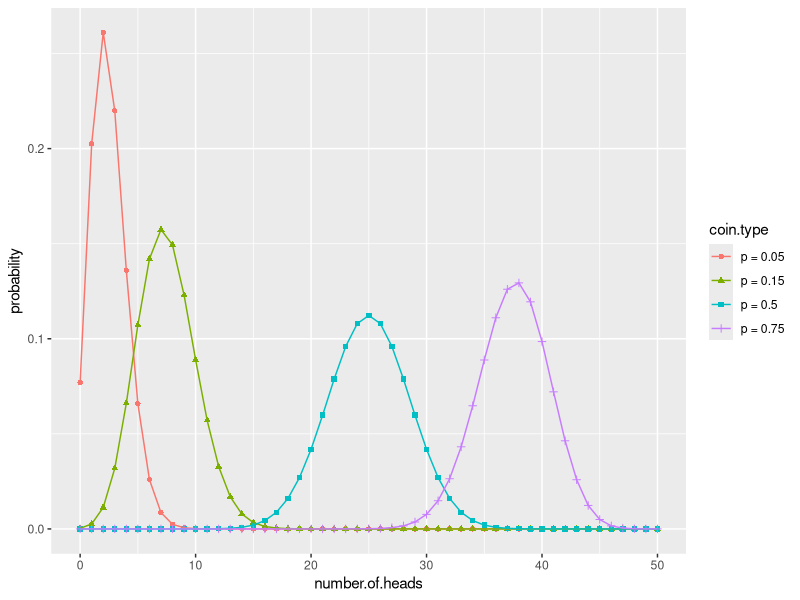

This chart was generated by the following R code:
# example:1_B.1.3 
# example:1 : Some important statistical concepts : A few important distributions : The binomial distribution 
# Title: Plotting the binomial distribution 

library(ggplot2)
#
# use dbinom to produce the theoretical curves
#

numflips = 50
# x is the number of heads that we see
x = 0:numflips

# probability of heads for several different coins
p = c(0.05, 0.15, 0.5, 0.75)
plabels = paste("p =", p)

# calculate the probability of seeing x heads in numflips flips
# for all the coins. This probably isn't the most elegant
# way to do this, but at least it's easy to read

flips=NULL
for(i in 1:length(p)) {
  coin=p[i]
  label =plabels[i]
  tmp = data.frame(number.of.heads=x,
                   probability = dbinom(x, numflips, coin),
                   coin.type = label)
  flips = rbind(flips, tmp)
}


# plot it
# this is the plot that leads this section
ggplot(flips, aes(x=number.of.heads, y=probability)) +
  geom_point(aes(color=coin.type, shape=coin.type)) +
  geom_line(aes(color=coin.type)) 

